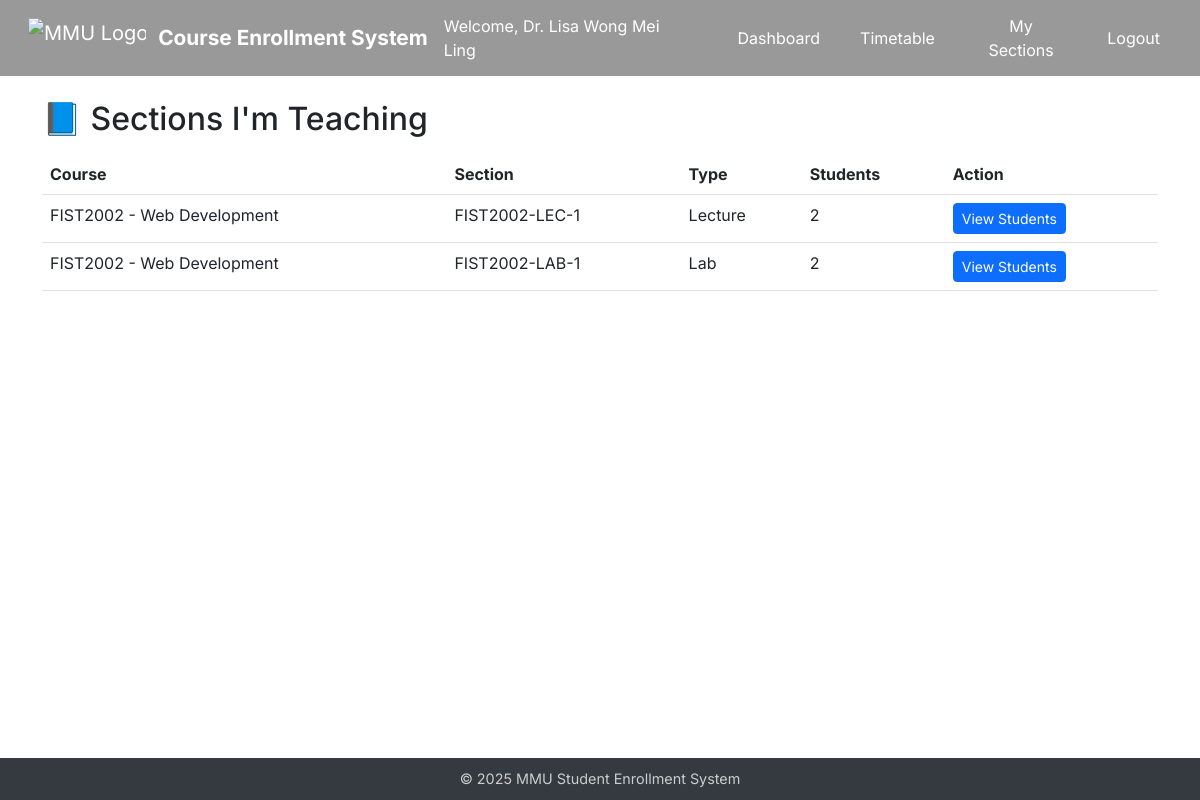
Page /instructor/sections (signed in) on the committed database.
### app/models.py (models this page shows, shortened)
class Instructor(UserMixin, db.Model):
    id = db.Column(db.Integer, primary_key=True)
    name = db.Column(db.String(128), nullable=False)
    email = db.Column(db.String(128), unique=True, nullable=False)
    password_hash = db.Column(db.String(128))
    title = db.Column(db.String(64))         # 职称，例如 Lecturer
    department = db.Column(db.String(128))   # 部门，例如 FIST
    office = db.Column(db.String(128))       # 办公地址
    phone = db.Column(db.String(32))         # 电话
    biography = db.Column(db.Text)           # 个人简介
    profile_pic = db.Column(db.String(128))  # 头像路径
    @property
    def is_instructor(self):
        return True
    @property
    def is_admin(self):
        return False
    @property
    def is_student(self):
        return False

class Section(db.Model):
    id = db.Column(db.Integer, primary_key=True)
    course_id = db.Column(db.Integer, db.ForeignKey('course.id'), nullable=False)
    name = db.Column(db.String(20), nullable=False)
    type = db.Column(db.String(20), nullable=False)
    location = db.Column(db.String(128), nullable=False)    # ✅ 加这个
    day = db.Column(db.String(20), nullable=False)
    start_time = db.Column(db.Time, nullable=False)         # ✅ 建议用标准时间类型
    end_time = db.Column(db.Time, nullable=False)
    quota = db.Column(db.Integer, nullable=False)
    instructor_id = db.Column(db.Integer, db.ForeignKey("instructor.id"))
    instructor = db.relationship('Instructor', backref='sections')
    course = db.relationship("Course", back_populates="sections")
    enrollments = db.relationship("Enrollment", back_populates="section", cascade="all, delete")

class Course(db.Model):
    id = db.Column(db.Integer, primary_key=True)
    course_code = db.Column(db.String(10), unique=True)
    course_name = db.Column(db.String(128))
    description = db.Column(db.Text)
    credits = db.Column(db.Integer)
    semester = db.Column(db.String(64))
    department = db.Column(db.String(64))
    prerequisite_id = db.Column(db.Integer, db.ForeignKey('course.id'))
    prerequisite = db.relationship("Course", remote_side=[id])
    enrollments = db.relationship('Enrollment', backref='course', lazy=True)
    sections = db.relationship('Section', back_populates='course', cascade='all, delete')

### app/routes/instructor.py (the view)
@instructor_bp.route("/sections")
@login_required
def sections():
    if not current_user.is_instructor:
        abort(403)
    sections = Section.query.filter_by(instructor_id=current_user.id).all()
    return render_template("instructor/section.html", sections=sections)

### app/templates/instructor/section.html (shortened to what this page needs)
{% extends "base.html" %}
{% block content %}
<h2 class="mb-3">📘 Sections I'm Teaching</h2>
{% if sections %}
<table class="table table-hover">
    <thead>
        <tr>
            <th>Course</th>
            <th>Section</th>
            <th>Type</th>
            <th>Students</th>
            <th>Action</th>
        </tr>
    </thead>
    <tbody>
        {% for section in sections %}
        <tr>
            <td>{{ section.course.course_code }} - {{ section.course.course_name }}</td>
            <td>{{ section.name }}</td>
            <td>{{ section.type }}</td>
            <td>{{ section.enrollments|length }}</td>
            <td><a href="{{ url_for('instructor.section_students', section_id=section.id) }}" class="btn btn-sm btn-primary">View Students</a></td>
        </tr>
        {% endfor %}
    </tbody>
</table>
{% else %}
<p class="text-muted">No sections assigned yet.</p>
{% endif %}
{% endblock %}

### app/templates/base.html (shortened to what this page needs)
<!DOCTYPE html>
<html lang="en">
<head>
  {% block head %}
  <link href="https://cdn.jsdelivr.net/npm/bootstrap@5.3.0/dist/css/bootstrap.min.css" rel="stylesheet">
  {% endblock %}
</head>
<body>
<nav id="navbar" class="navbar navbar-expand-lg navbar-dark navbar-transparent fixed-top px-3" style="background-color: rgba(0,0,0,0.4);">
  <div class="container-fluid">
    <a class="navbar-brand d-flex align-items-center" href="{{ url_for('shared.index') }}">
      <img src="{{ url_for('static', filename='image/Multimedia_University_secondary_logo_2020.png') }}" alt="MMU Logo">
      <span>Course Enrollment System</span>
    </a>
    <div class="ms-auto d-flex align-items-center">
            {% if current_user.is_authenticated %}
        <span class="text-white me-3">
          Welcome,
          {% if current_user.is_admin %}
            {{ current_user.username }}
          {% elif current_user.is_student %}
            {{ current_user.name }}
          {% elif current_user.is_instructor %}
            {{ current_user.name }}
          {% endif %}
        </span>
        {% if current_user.is_admin %}
          <a class="btn btn-nav" href="{{ url_for('admin.admin_dashboard') }}">Dashboard</a>
          <a class="btn btn-nav" href="{{ url_for('admin.admin_all_students') }}">All Students</a>
          <a class="btn btn-nav" href="{{ url_for('admin.admin_credit_transfer') }}">Manage Credit Transfers</a>
          <a class="btn btn-nav" href="{{ url_for('admin.admin_instructor_list') }}">Manage Instructors</a>
          <a class="btn btn-nav" href="{{ url_for('admin.admin_reports') }}">Reports</a>
          <a class="btn btn-nav" href="{{ url_for('admin.admin_logout') }}">Logout</a>
        {% elif current_user.is_student %}
          <a class="btn btn-nav" href="{{ url_for('student.dashboard') }}">Dashboard</a>
          <a class="btn btn-nav" href="{{ url_for('student.profile') }}">My Profile</a>
          <a class="btn btn-nav" href="{{ url_for('student.finance') }}">Finance</a>
          <a class="btn btn-nav" href="{{ url_for('shared.logout') }}">Logout</a>
        {% elif current_user.is_instructor %}
          <a class="btn btn-nav" href="{{ url_for('instructor.dashboard') }}">Dashboard</a>
          <a class="btn btn-nav" href="{{ url_for('instructor.timetable') }}">Timetable</a>
          <a class="btn btn-nav" href="{{ url_for('instructor.sections') }}">My Sections</a>
          <a class="btn btn-nav" href="{{ url_for('shared.logout') }}">Logout</a>
        {% endif %}
      {% endif %}
    </div>
  </div>
</nav>
<main class="{% if request.endpoint == 'shared.index' %}{% else %}container{% endif %}" style="padding-top: 100px;">
  {% block content %}{% endblock %}
</main>
<footer>
  © 2025 MMU Student Enrollment System
</footer>
</body>
</html>

### app/templates/base.html (style rules this page uses)
body { margin: 0; padding: 0; min-height: 100vh; display: flex; flex-direction: column; font-family: 'Inter', sans-serif; background-color: transparent; }
main { flex: 1; }
footer { background: #343a40; color: #ccc; text-align: center; padding: 10px 0; font-size: 0.9rem; }
.navbar-transparent { background-color: rgba(0, 0, 0, 0.4) !important; backdrop-filter: blur(2px); -webkit-backdrop-filter: blur(2px); box-shadow: none !important; border: none !important; }
.navbar-brand img { height: 40px; margin-right: 12px; }
.navbar-brand span { color: white; font-size: 1.3rem; font-weight: bold; }
.btn-nav { background: transparent; color: white; border: none; font-size: 1rem; margin-left: 1rem; }

### rows in the picture
Instructor: name "Dr. Lisa Wong Mei Ling"
Section: course.course_code "FIST2002", course.course_name "Web Development", name "FIST2002-LEC-1", type "Lecture", enrollments|length "2"
Section: course.course_code "FIST2002", course.course_name "Web Development", name "FIST2002-LAB-1", type "Lab", enrollments|length "2"
